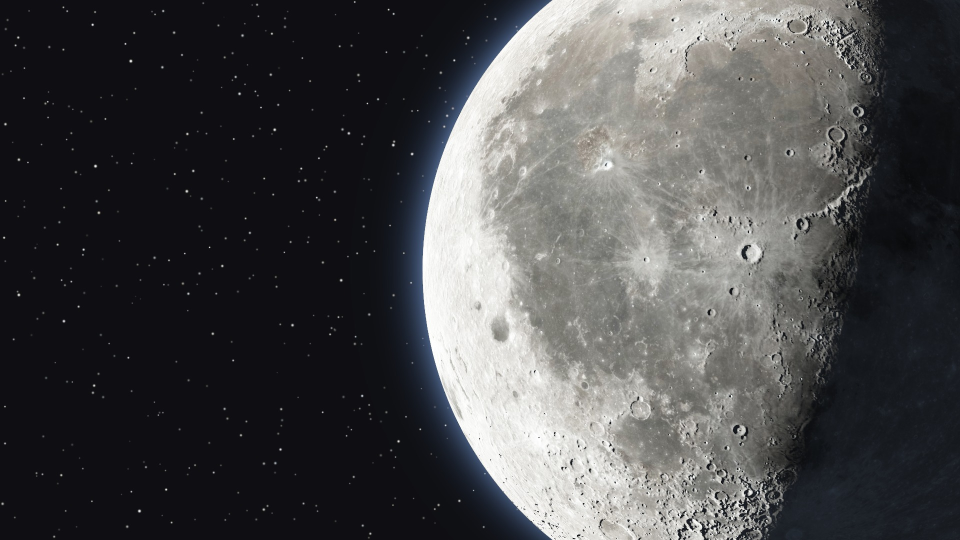
#> input picture assets/background.jpg, 1920 x 1080 px, given in place of moon_color_4k.jpg, which was not available (shown at 1/2 size)
$ python make_fallback.py
#> lines starting #> are read from the running program, lines starting #| are printed output that depends on the picture; pictures that were not available may be replaced by others from this repository, and a replacement may not be noted
"""Renders assets/background.jpg: a still of the live moon, from the same NASA textures and the same lighting maths
as static/moon.js. It is shown for the instant before the live moon starts and in browsers without WebGL2.

Run from the project root:   .venv\\Scripts\\python.exe -I tools\\make_fallback.py
"""
from pathlib import Path

import numpy as np
from PIL import Image

ROOT = Path(__file__).resolve().parent.parent
W, H = 1920, 1080
SPIN, TILT = 0.3, 0.12                     # same starting pose as moon.js
L = np.array([-0.88, 0.20, 0.22]); L /= np.linalg.norm(L)
rad = min(H * 0.64, W * 0.42)
cx, cy = W * 0.80, H * 0.50

Image.MAX_IMAGE_PIXELS = None
colour = np.asarray(Image.open(ROOT / "static" / "moon_color_4k.jpg").convert("RGB"), dtype=np.float32) / 255
normal = np.asarray(Image.open(ROOT / "static" / "moon_normal_4k.jpg").convert("RGB"), dtype=np.float32) / 255
TH, TW = colour.shape[:2]
#> TH = 1080; TW = 1920


def sample(tex, u, v):
    """Bilinear lookup, longitude wraps, latitude clamps (same as the shader's REPEAT / CLAMP_TO_EDGE)."""
    x = (u % 1.0) * TW - 0.5
    y = np.clip(v, 0, 1) * TH - 0.5
    x0, y0 = np.floor(x).astype(int), np.floor(y).astype(int)
    fx, fy = (x - x0)[..., None], (y - y0)[..., None]
    x1, y1 = (x0 + 1) % TW, np.clip(y0 + 1, 0, TH - 1)
    x0 %= TW
    y0 = np.clip(y0, 0, TH - 1)
    return (tex[y0, x0] * (1 - fx) * (1 - fy) + tex[y0, x1] * fx * (1 - fy)
            + tex[y1, x0] * (1 - fx) * fy + tex[y1, x1] * fx * fy)


def rot_y(a):
    c, s = np.cos(a), np.sin(a)
    return np.array([[c, 0, s], [0, 1, 0], [-s, 0, c]])


def rot_x(a):
    c, s = np.cos(a), np.sin(a)
    return np.array([[1, 0, 0], [0, c, -s], [0, s, c]])


R = rot_x(TILT) @ rot_y(SPIN)               # body -> view

yy, xx = np.mgrid[0:H, 0:W].astype(np.float32)
px = (xx + 0.5 - cx) / rad
py = ((H - 1 - yy) + 0.5 - cy) / rad        # flip: the shader's origin is bottom-left
r = np.sqrt(px * px + py * py)

rng = np.random.default_rng(7)
img = np.zeros((H, W, 3), np.float32) + np.array([0.0016, 0.0018, 0.0028], np.float32)

# stars: pin-points with a soft core, a few brighter ones
for _ in range(900):
    sx, sy = rng.uniform(0, W), rng.uniform(0, H)
    amp = (rng.random() ** 3) * 1.6 + 0.12
    sig = 0.6 + rng.random() * 0.6
    x0, x1, y0, y1 = int(sx) - 4, int(sx) + 5, int(sy) - 4, int(sy) + 5
    if x0 < 0 or y0 < 0 or x1 > W or y1 > H:
        continue
    gx, gy = np.meshgrid(np.arange(x0, x1) + 0.5 - sx, np.arange(y0, y1) + 0.5 - sy)
    tint = np.array([0.75, 0.85, 1.0]) * (1 - rng.random()) + np.array([1.0, 0.9, 0.75]) * rng.random()
    img[y0:y1, x0:x1] += (amp * np.exp(-(gx * gx + gy * gy) / (2 * sig * sig)))[..., None] * tint

# thin cool limb glow, strongest on the sunlit side
limb = np.maximum(r - 1.0, 0)
sun_side = np.maximum((px * L[0] + py * L[1]) / (np.hypot(px, py) * np.hypot(L[0], L[1]) + 1e-6), 0)
img += np.array([0.22, 0.40, 0.85]) * (np.exp(-limb * 38) * (0.04 + 0.22 * sun_side) * (r >= 1.0))[..., None]

# the moon
inside = r < 1.0
z = np.sqrt(np.clip(1 - r * r, 0, 1))
N0 = np.stack([px, py, z], -1)
b = N0 @ R                                    # row vectors times R == R^T applied to the column vector
lat = np.arcsin(np.clip(b[..., 1], -1, 1))
lon = np.arctan2(b[..., 0], b[..., 2])
u, v = lon / (2 * np.pi) + 0.5, 0.5 - lat / np.pi
alb = sample(colour, u, v)
#> in sample, `y = np.clip(v, 0, 1) * TH - 0.5`:
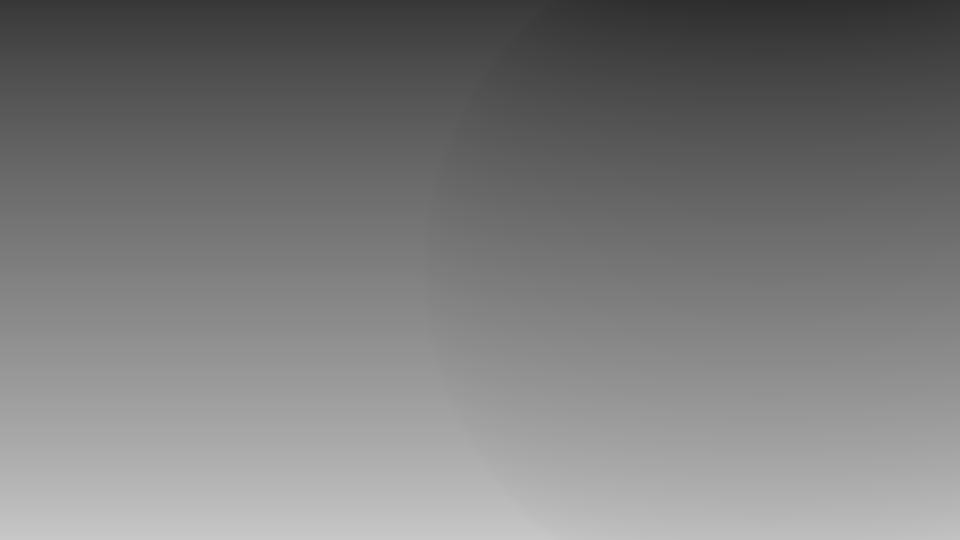
#> v: shape (1080, 1920) float64 (shown at 1/2 size); min 0.177, max 0.782, mean 0.483
#> in sample, `x0, y0 = np.floor(x).astype(int), np.floor(y).astype(int)`:
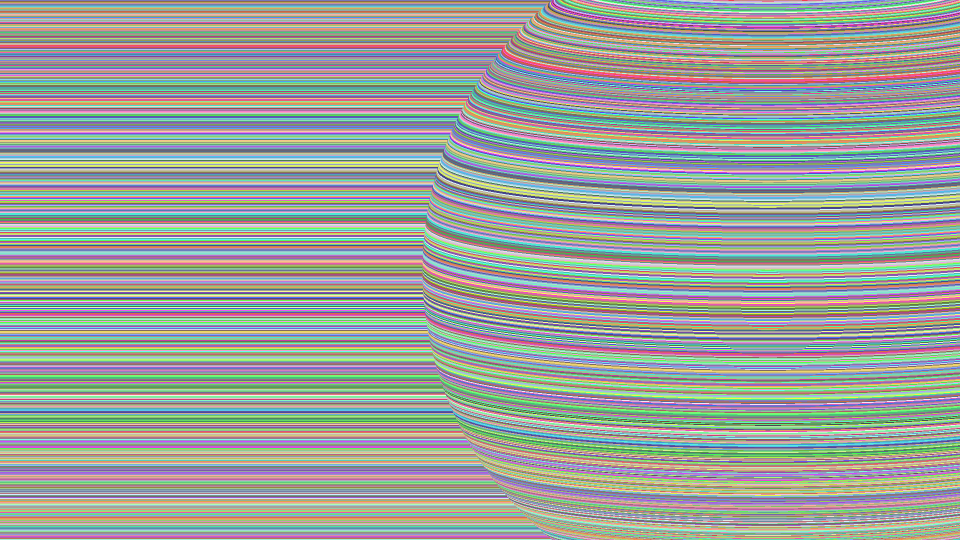
#> y0: shape (1080, 1920) int64 (shown at 1/2 size); 655 distinct labels, from 190 to 844; one colour per label, 0 black
#> in sample, `fx, fy = (x - x0)[..., None], (y - y0)[..., None]`:
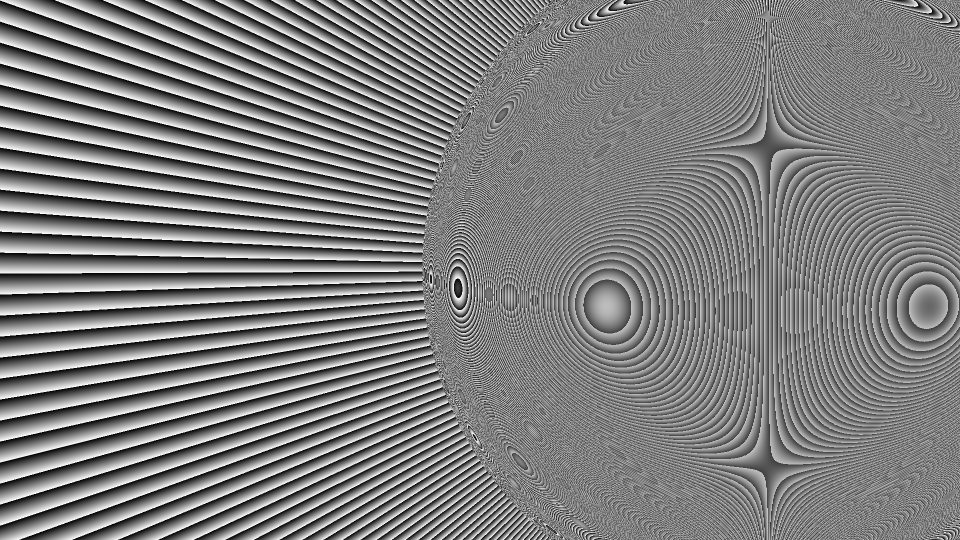
#> fx: shape (1080, 1920, 1) float64 (shown at 1/2 size); min 6.92e-07, max 1, mean 0.5
#> in sample, `fx, fy = (x - x0)[..., None], (y - y0)[..., None]`:
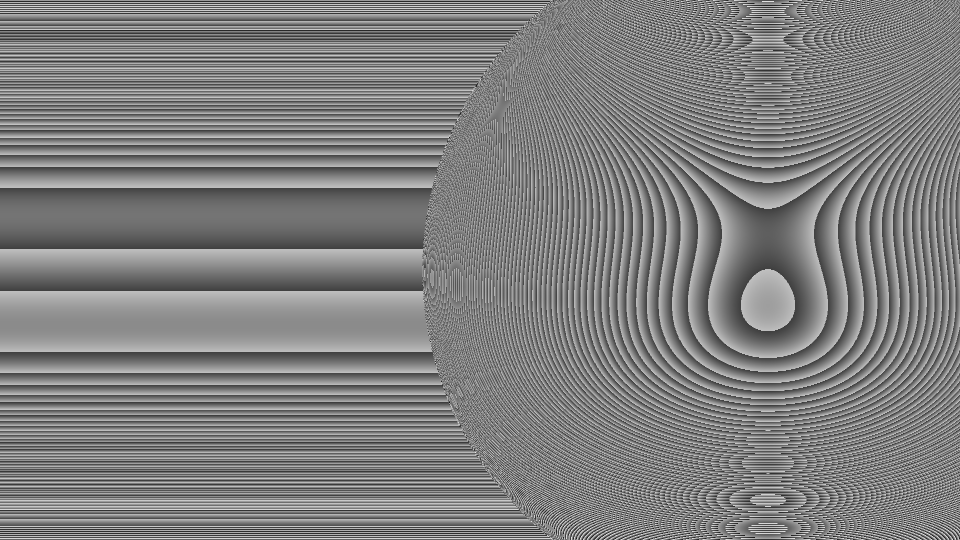
#> fy: shape (1080, 1920, 1) float64 (shown at 1/2 size); min 2.64e-08, max 1, mean 0.5
#> in sample, `x1, y1 = (x0 + 1) % TW, np.clip(y0 + 1, 0, TH - 1)`: y1: shape (1080, 1920) int64; 655 distinct labels, from 191 to 845
nm = sample(normal, u, v) * 2 - 1
east = np.stack([b[..., 2], np.zeros_like(z), -b[..., 0]], -1)
east /= np.linalg.norm(east, axis=-1, keepdims=True) + 1e-6
north = np.cross(b, east)
nb = east * nm[..., :1] + north * nm[..., 1:2] + b * nm[..., 2:3]
nb /= np.linalg.norm(nb, axis=-1, keepdims=True) + 1e-6
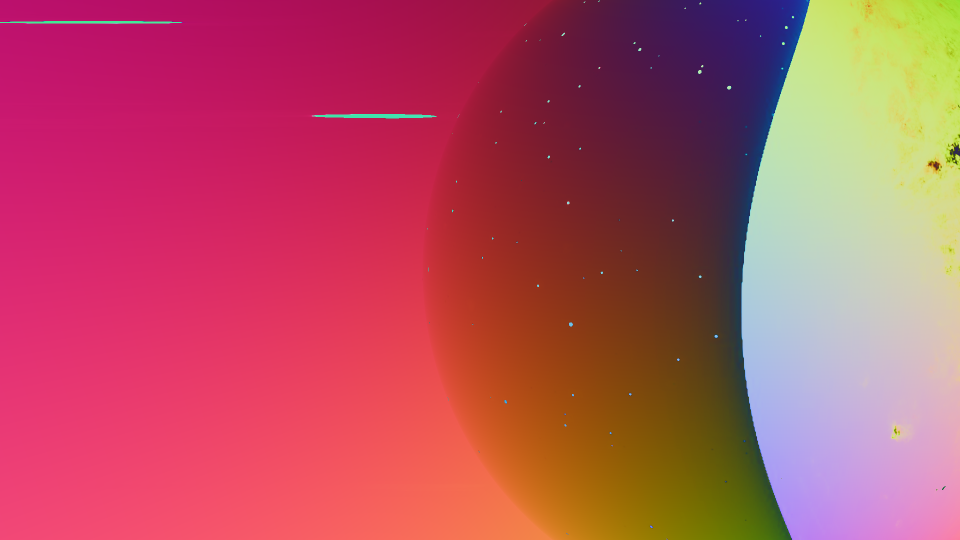
#> nb: shape (1080, 1920, 3) float64 (shown at 1/2 size); mean R, G, B 0.43, -0.361, -0.234; drawn with min black and max white
n = nb @ R.T                                  # R applied to the column vector
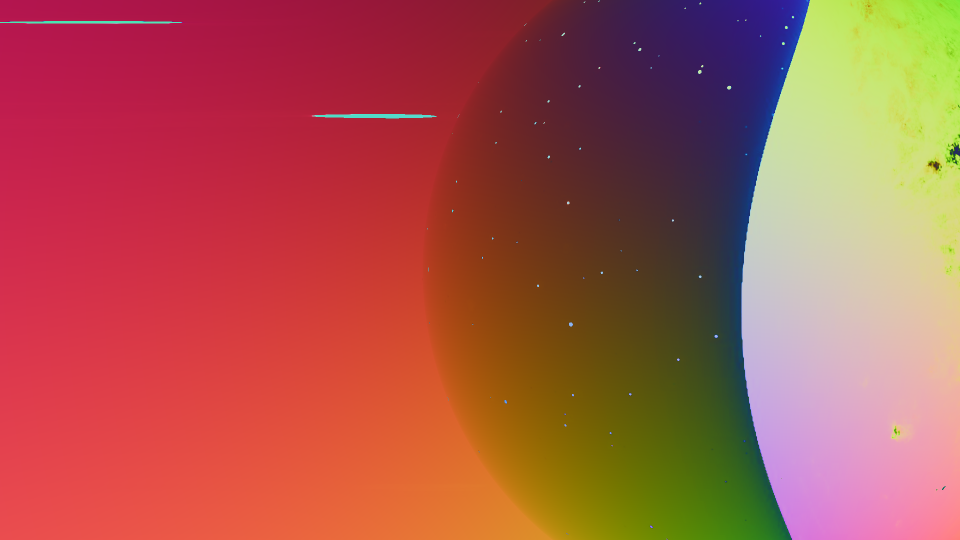
#> n: shape (1080, 1920, 3) float64 (shown at 1/2 size); mean R, G, B 0.342, -0.316, -0.392; drawn with min black and max white
mu0 = np.maximum(n @ L, 0)
mu = np.maximum(n[..., 2], 0.05)
ls = mu0 / (mu0 + mu)                         # Lommel-Seeliger
t = np.clip(((N0 @ L) + 0.03) / 0.13, 0, 1)
geo = t * t * (3 - 2 * t)
lin = alb ** 2.2
moon = lin * (ls * geo * 8.2)[..., None] + lin * np.array([0.45, 0.62, 1.0]) * 0.035
edge = (1 - np.clip((r - (1 - 1.5 / rad)) / (1.5 / rad), 0, 1))[..., None]
img = np.where(inside[..., None], img * (1 - edge) + moon * edge, img)

img = 1 - np.exp(-img * 1.15)                 # same filmic roll-off as the shader
img = np.clip(img, 0, 1) ** (1 / 2.2)
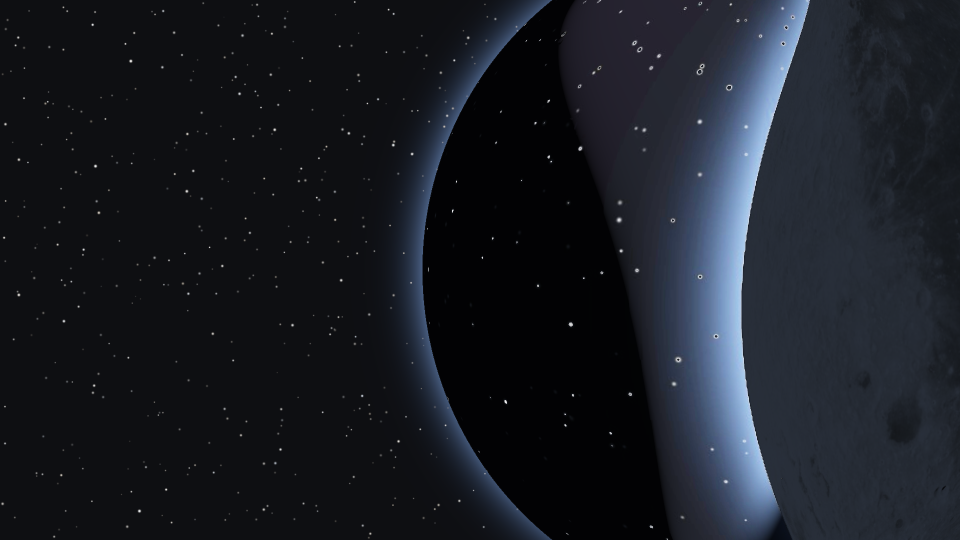
#> img: shape (1080, 1920, 3) float64 (shown at 1/2 size); mean R, G, B 0.0997, 0.113, 0.143
out = ROOT / "assets" / "background.jpg"
Image.fromarray((img * 255 + 0.5).astype(np.uint8)).save(out, quality=92, optimize=True, progressive=True)
print(f"wrote {out} ({out.stat().st_size / 1e6:.2f} MB)")
